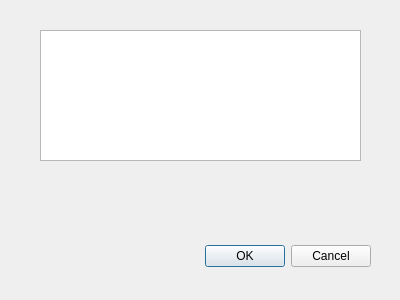
<?xml version="1.0" encoding="UTF-8"?>
<ui version="4.0">
 <class>Dialog</class>
 <widget class="QDialog" name="Dialog">
  <property name="geometry">
   <rect>
    <x>0</x>
    <y>0</y>
    <width>400</width>
    <height>300</height>
   </rect>
  </property>
  <property name="windowTitle">
   <string>Dialog</string>
  </property>
  <widget class="QDialogButtonBox" name="buttonBox">
   <property name="geometry">
    <rect>
     <x>30</x>
     <y>240</y>
     <width>341</width>
     <height>32</height>
    </rect>
   </property>
   <property name="orientation">
    <enum>Qt::Horizontal</enum>
   </property>
   <property name="standardButtons">
    <set>QDialogButtonBox::Cancel|QDialogButtonBox::Ok</set>
   </property>
  </widget>
  <widget class="QPlainTextEdit" name="plainTextEdit">
   <property name="geometry">
    <rect>
     <x>40</x>
     <y>30</y>
     <width>321</width>
     <height>131</height>
    </rect>
   </property>
  </widget>
 </widget>
 <resources/>
 <connections>
  <connection>
   <sender>buttonBox</sender>
   <signal>accepted()</signal>
   <receiver>Dialog</receiver>
   <slot>accept()</slot>
   <hints>
    <hint type="sourcelabel">
     <x>248</x>
     <y>254</y>
    </hint>
    <hint type="destinationlabel">
     <x>157</x>
     <y>274</y>
    </hint>
   </hints>
  </connection>
  <connection>
   <sender>buttonBox</sender>
   <signal>rejected()</signal>
   <receiver>Dialog</receiver>
   <slot>reject()</slot>
   <hints>
    <hint type="sourcelabel">
     <x>316</x>
     <y>260</y>
    </hint>
    <hint type="destinationlabel">
     <x>286</x>
     <y>274</y>
    </hint>
   </hints>
  </connection>
 </connections>
</ui>
